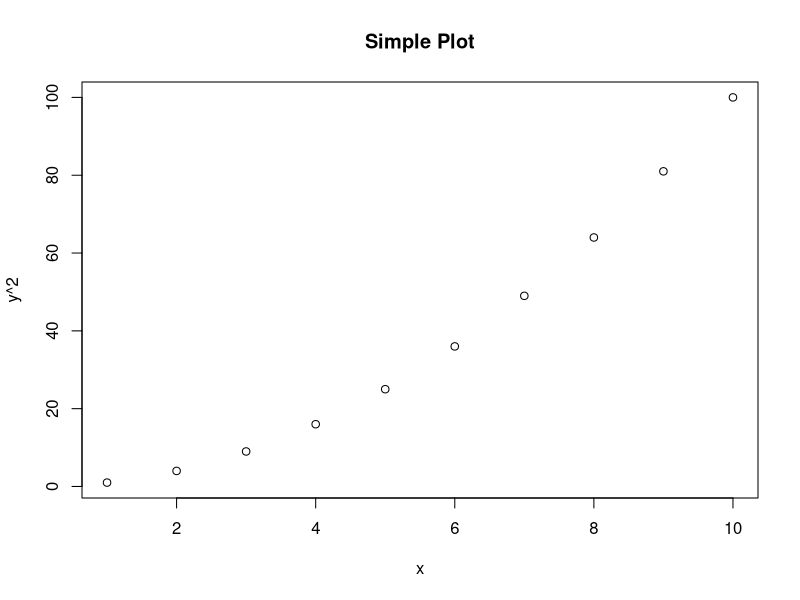
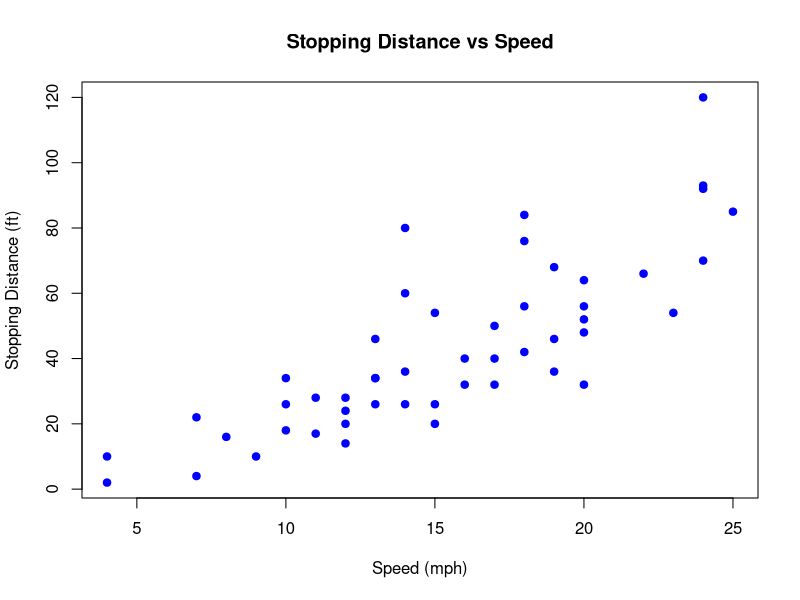
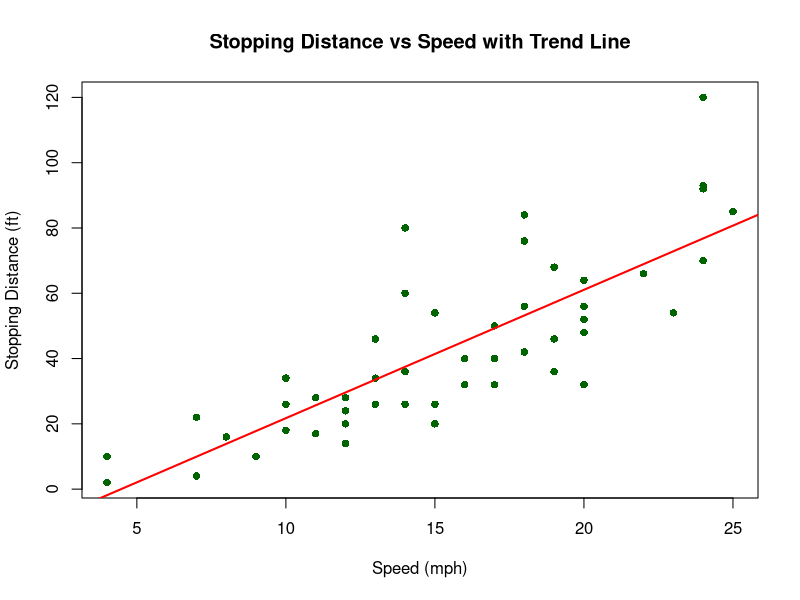
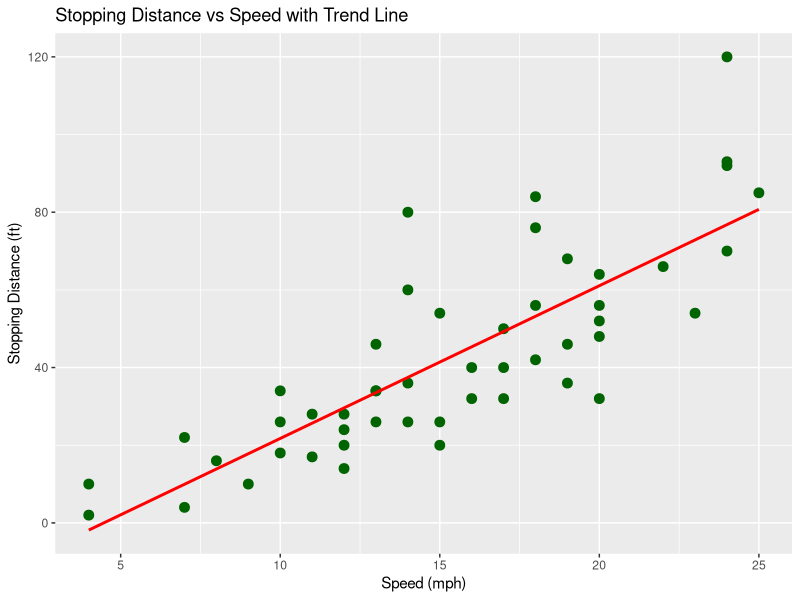

These charts were generated, in order, by the following R code:
## ---- chunk 1
# Create data
x <- 1:10
y <- x^2

# Scatter plot
plot(x, y, 
     main = "Simple Plot", 
     xlab = "x", 
     ylab = "y^2")
## ---- chunk 2
# Look at the first rows of the dataset
head(cars)

# Create a scatter plot
plot(cars$speed, cars$dist, 
     main = "Stopping Distance vs Speed",
     xlab = "Speed (mph)",
     ylab = "Stopping Distance (ft)",
     col = "blue",
     pch = 19)
## ---- chunk 3
# Fit a linear model
model <- lm(dist ~ speed, data = cars)

# Plot again
plot(cars$speed, cars$dist, 
     main = "Stopping Distance vs Speed with Trend Line",
     xlab = "Speed (mph)",
     ylab = "Stopping Distance (ft)",
     col = "darkgreen",
     pch = 16)

# Add the fitted line
abline(model, col = "red", lwd = 2)
## ---- chunk 4
# Load ggplot2
library(ggplot2)

# Create scatter plot with regression line
ggplot(cars, aes(x = speed, y = dist)) +
  geom_point(color = "darkgreen", size = 3) +
  geom_smooth(method = "lm", color = "red", se = FALSE) +
  labs(
    title = "Stopping Distance vs Speed with Trend Line",
    x = "Speed (mph)",
    y = "Stopping Distance (ft)"
  )
